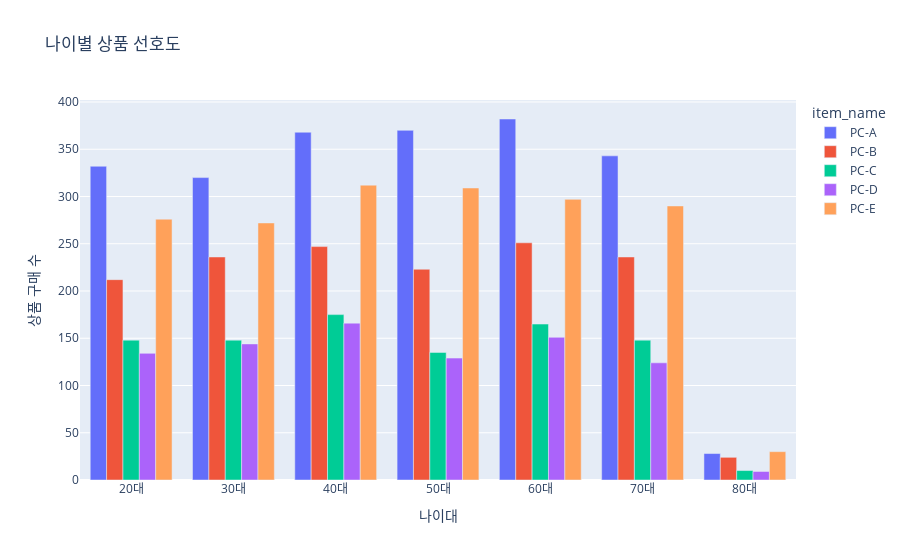

Here is the notebook cell this chart was saved with:
### Code cell
# 1
# 나이대 별로 가장 많이 구매한 상품

import plotly.express as px

df_shop[["age", "item_name"]]
df_age = df_shop["age"].apply(lambda x: f"{int(x/10)}0대")
df_concat = pd.concat([df_age, df_shop["item_name"]], axis = "columns")
df_age_item_count = df_concat.value_counts(["age", "item_name"]).reset_index().sort_values(["age", "item_name"])

fig = px.bar(df_age_item_count, x="age", y="count", barmode="group", color="item_name", title="나이별 상품 선호도", labels={"age": "나이대", "count": "상품 구매 수"})
fig.show()

### Figure 1 — Plotly figure (JSON) as saved in the notebook; plotly's stock layout.template omitted (floating-point values rounded to 4 significant figures)
{"data": [{"alignmentgroup": "True", "hovertemplate": "item_name=PC-A<br>나이대=%{x}<br>상품 구매 수=%{y}<extra></extra>", "legendgroup": "PC-A", "marker": {"color": "#636efa", "pattern": {"shape": ""}}, "name": "PC-A", "offsetgroup": "PC-A", "orientation": "v", "showlegend": true, "textposition": "auto", "type": "bar", "x": ["20대", "30대", "40대", "50대", "60대", "70대", "80대"], "xaxis": "x", "y": [332, 320, 368, 370, 382, 343, 28], "yaxis": "y"}, {"alignmentgroup": "True", "hovertemplate": "item_name=PC-B<br>나이대=%{x}<br>상품 구매 수=%{y}<extra></extra>", "legendgroup": "PC-B", "marker": {"color": "#EF553B", "pattern": {"shape": ""}}, "name": "PC-B", "offsetgroup": "PC-B", "orientation": "v", "showlegend": true, "textposition": "auto", "type": "bar", "x": ["20대", "30대", "40대", "50대", "60대", "70대", "80대"], "xaxis": "x", "y": [212, 236, 247, 223, 251, 236, 24], "yaxis": "y"}, {"alignmentgroup": "True", "hovertemplate": "item_name=PC-C<br>나이대=%{x}<br>상품 구매 수=%{y}<extra></extra>", "legendgroup": "PC-C", "marker": {"color": "#00cc96", "pattern": {"shape": ""}}, "name": "PC-C", "offsetgroup": "PC-C", "orientation": "v", "showlegend": true, "textposition": "auto", "type": "bar", "x": ["20대", "30대", "40대", "50대", "60대", "70대", "80대"], "xaxis": "x", "y": [148, 148, 175, 135, 165, 148, 10], "yaxis": "y"}, {"alignmentgroup": "True", "hovertemplate": "item_name=PC-D<br>나이대=%{x}<br>상품 구매 수=%{y}<extra></extra>", "legendgroup": "PC-D", "marker": {"color": "#ab63fa", "pattern": {"shape": ""}}, "name": "PC-D", "offsetgroup": "PC-D", "orientation": "v", "showlegend": true, "textposition": "auto", "type": "bar", "x": ["20대", "30대", "40대", "50대", "60대", "70대", "80대"], "xaxis": "x", "y": [134, 144, 166, 129, 151, 124, 9], "yaxis": "y"}, {"alignmentgroup": "True", "hovertemplate": "item_name=PC-E<br>나이대=%{x}<br>상품 구매 수=%{y}<extra></extra>", "legendgroup": "PC-E", "marker": {"color": "#FFA15A", "pattern": {"shape": ""}}, "name": "PC-E", "offsetgroup": "PC-E", "orientation": "v", "showlegend": true, "textposition": "auto", "type": "bar", "x": ["20대", "30대", "40대", "50대", "60대", "70대", "80대"], "xaxis": "x", "y": [276, 272, 312, 309, 297, 290, 30], "yaxis": "y"}], "layout": {"barmode": "group", "legend": {"title": {"text": "item_name"}, "tracegroupgap": 0}, "title": {"text": "나이별 상품 선호도"}, "xaxis": {"anchor": "y", "domain": [0, 1], "title": {"text": "나이대"}}, "yaxis": {"anchor": "x", "domain": [0, 1], "title": {"text": "상품 구매 수"}}}}
